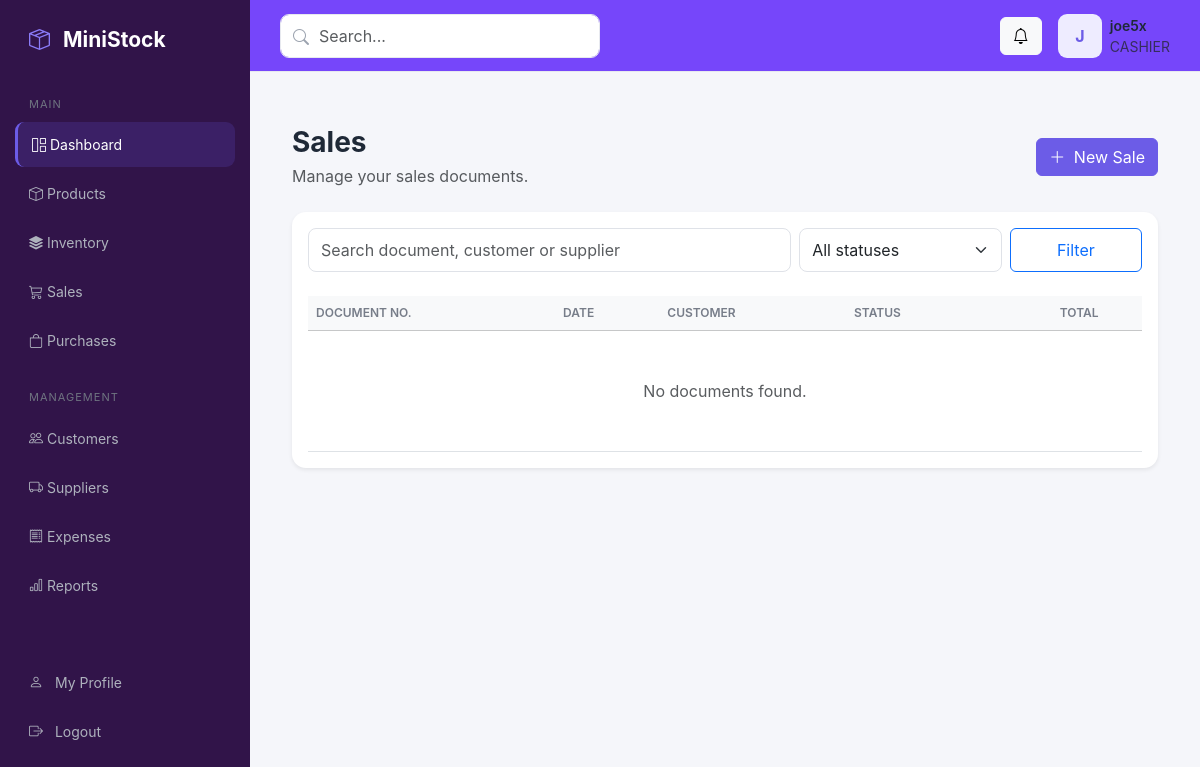
The app's page /documents/sales/ (signed in), older data.
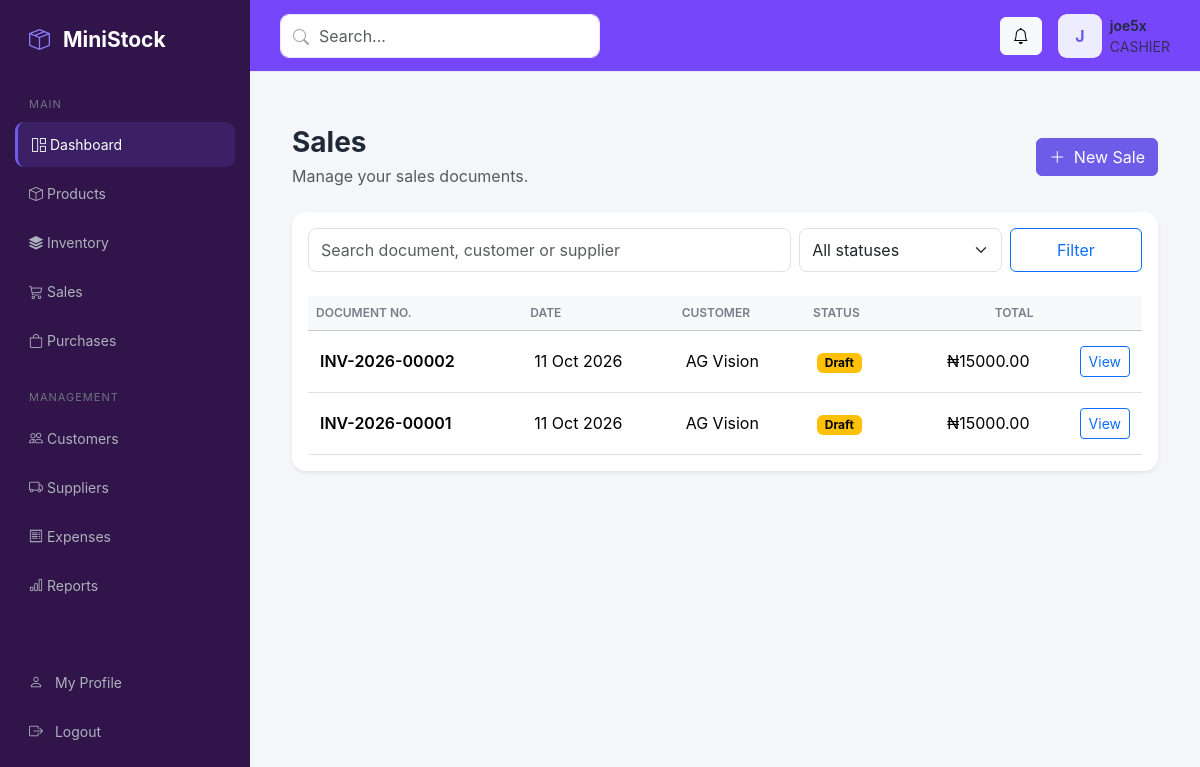
The same page, newer data.
### accounts/models.py (models this page shows, shortened)
class User(AbstractUser):
    class Role(models.TextChoices):
        ADMIN = "ADMIN", "Administrator"
        MANAGER = "MANAGER", "Manager"
        CASHIER = "CASHIER", "Cashier"
        STOREKEEPER = "STOREKEEPER", "Storekeeper"
    role = models.CharField(
        max_length=20,
        choices=Role.choices,
        default=Role.CASHIER,
    )
    phone = models.CharField(
        max_length=30,
        blank=True,
    )

### documents/models.py (models this page shows, shortened)
class OrderDocument(models.Model):
    class DocumentType(models.TextChoices):
        PURCHASE = "PURCHASE", "Purchase"
        SALE = "SALE", "Sales"
    class Status(models.TextChoices):
        DRAFT = "DRAFT", "Draft"
        COMPLETED = "COMPLETED", "Completed"
        CANCELLED = "CANCELLED", "Cancelled"
    doc_code = models.CharField(max_length=10)
    doc_year = models.CharField(max_length=4)
    doc_num = models.CharField(max_length=20)
    document_type = models.CharField(
        max_length=10,
        choices=DocumentType.choices,
        default=DocumentType.PURCHASE,
    )
    doc_date = models.DateField(default=timezone.localdate)
    status = models.CharField(
        max_length=20,
        choices=Status.choices,
        default=Status.DRAFT,
    )
    supplier = models.ForeignKey(
        "suppliers.Supplier",
        on_delete=models.PROTECT,
        related_name="order_documents",
        null=True,
        blank=True,
    )
    supplier_name = models.CharField(
        max_length=255,
        blank=True,
    )
    supplier_invoice = models.CharField(
        max_length=100,
        blank=True,
    )
    customer = models.ForeignKey(
        "customers.Customer",
        on_delete=models.PROTECT,
        related_name="order_documents",
        null=True,
        blank=True,
    )
    customer_name = models.CharField(
        max_length=255,
        blank=True,
    )
    currency = models.CharField(max_length=10, default="NGN", blank=True)
    credit_fercility = models.CharField(max_length=100, blank=True)
    address = models.TextField(blank=True)
    project = models.CharField(max_length=255, blank=True)
    subtotal = models.DecimalField(
        max_digits=14,
        decimal_places=2,
        default=Decimal("0.00"),
    )
    total_discount = models.DecimalField(
        max_digits=14,
        decimal_places=2,
        default=Decimal("0.00"),
    )
    tax = models.DecimalField(
        max_digits=14,
        decimal_places=2,
        default=Decimal("0.00"),
    )
    grand_total = models.DecimalField(
        max_digits=14,
        decimal_places=2,
        default=Decimal("0.00"),
    )
    created_by = models.ForeignKey(
        settings.AUTH_USER_MODEL,
        on_delete=models.PROTECT,
        related_name="order_documents",
        null=True,
        blank=True,
    )
    created_at = models.DateTimeField(auto_now_add=True)
    updated_at = models.DateTimeField(auto_now=True)
    class Meta:
        ordering = ["-created_at", "-pk"]
        constraints = [
            models.UniqueConstraint(
                fields=["doc_code", "doc_year", "doc_num"],
                name="unique_order_document_number",
            ),
        ]
    def __str__(self):
        return f"{self.doc_code}-{self.doc_year}-{self.doc_num}"

### customers/models.py (models this page shows, shortened)
class Customer(models.Model):
    name = models.CharField(max_length=200)
    phone = models.CharField(max_length=30, blank=True)
    email = models.EmailField(blank=True)
    address = models.TextField(blank=True)
    opening_balance = models.DecimalField(
        max_digits=12,
        decimal_places=2,
        default=0,
    )
    credit_limit = models.DecimalField(
        max_digits=12,
        decimal_places=2,
        default=0,
    )
    is_active = models.BooleanField(default=True)
    created_at = models.DateTimeField(auto_now_add=True)
    updated_at = models.DateTimeField(auto_now=True)
    class Meta:
        ordering = ["name"]

### documents/views.py (the view, shortened to what this page needs)
@login_required
def document_list(request, document_type):
    doc_type = _get_document_type(document_type)
    documents = OrderDocument.objects.filter(document_type=doc_type)
    query = request.GET.get("q", "").strip()
    status = request.GET.get("status", "")
    if status:
        documents = documents.filter(status=status)
    page_obj = Paginator(documents, 10).get_page(
        request.GET.get("page")
    )
    return render(request, "documents/document_list.html", {
        "documents": page_obj.object_list,
        "page_obj": page_obj,
        "document_type": document_type,
        "document_label": "Purchases" if document_type == "purchase" else "Sales",
        "query": query,
        "status": status,
        "status_choices": OrderDocument.Status.choices,
    })

### documents/views.py (called while the page is built)
def _get_document_type(value):
    if value == "purchase":
        return OrderDocument.DocumentType.PURCHASE
    if value == "sale":
        return OrderDocument.DocumentType.SALE
    raise Http404("Unknown document type.")

### templates/documents/document_list.html (shortened to what this page needs)
{% extends "base.html" %}
{% block content %}
<div class="container-fluid py-4">
    <div class="d-flex justify-content-between align-items-center flex-wrap gap-3 mb-4">
        <div>
            <h3 class="fw-bold mb-1">{{ document_label }}</h3>
            <p class="text-muted mb-0">Manage your {{ document_label|lower }} documents.</p>
        </div>
        {% if document_type == "purchase" %}
        <a href="{% url 'documents:purchase_create' %}" class="btn btn-primary">
            <i class="bi bi-plus-lg me-1"></i> New Purchase
        </a>
        {% else %}
        <a href="{% url 'documents:sale_create' %}" class="btn btn-primary">
            <i class="bi bi-plus-lg me-1"></i> New Sale
        </a>
        {% endif %}
    </div>
    <div class="card border-0 shadow-sm">
        <div class="card-body">
            <form method="get" class="row g-2 mb-4">
                <div class="col-md-7">
                    <input type="search" name="q" value="{{ query }}"
                           class="form-control"
                           placeholder="Search document, customer or supplier">
                </div>
                <div class="col-md-3">
                    <select name="status" class="form-select">
                        <option value="">All statuses</option>
                    </select>
                </div>
                <div class="col-md-2 d-grid">
                    <button class="btn btn-outline-primary">Filter</button>
                </div>
            </form>
            <div class="table-responsive">
                <table class="table table-hover align-middle">
                    <thead class="table-light">
                        <tr>
                            <th>Document No.</th>
                            <th>Date</th>
                            <th>{% if document_type == "purchase" %}Supplier{% else %}Customer{% endif %}</th>
                            <th>Status</th>
                            <th class="text-end">Total</th>
                            <th></th>
                        </tr>
                    </thead>
                    <tbody>
                        {% for document in documents %}
                        <tr>
                            <td class="fw-semibold">{{ document }}</td>
                            <td>{{ document.doc_date|date:"d M Y" }}</td>
                            <td>
                                {% if document_type == "purchase" %}
                                    {{ document.supplier.name|default:document.supplier_name|default:"—" }}
                                {% else %}
                                    {{ document.customer.name|default:document.customer_name|default:"Walk-in customer" }}
                                {% endif %}
                            </td>
                            <td>
                                {% if document.status == "COMPLETED" %}
                                <span class="badge text-bg-success">Completed</span>
                                {% elif document.status == "CANCELLED" %}
                                <span class="badge text-bg-danger">Cancelled</span>
                                {% else %}
                                <span class="badge text-bg-warning">Draft</span>
                                {% endif %}
                            </td>
                            <td class="text-end">₦{{ document.grand_total|floatformat:2 }}</td>
                            <td class="text-end">
                                <a href="{% url 'documents:document_detail' document.pk %}"
                                   class="btn btn-sm btn-outline-primary">View</a>
                            </td>
                        </tr>
                        {% empty %}
                        <tr>
                            <td colspan="6" class="text-center py-5 text-muted">
                                No documents found.
                            </td>
                        </tr>
                        {% endfor %}
                    </tbody>
                </table>
            </div>
        </div>
    </div>
</div>
{% endblock %}

### templates/base.html (shortened to what this page needs)
{% load static %}
<!DOCTYPE html>
<html lang="en">
<head>
    <link
        href="https://cdn.jsdelivr.net/npm/bootstrap@5.3.3/dist/css/bootstrap.min.css"
        rel="stylesheet"
    >
    <link
        href="https://cdn.jsdelivr.net/npm/bootstrap-icons@1.11.3/font/bootstrap-icons.css"
        rel="stylesheet"
    >
</head>
<body>
<aside class="sidebar">
    <div class="brand">
        <i class="bi bi-box-seam"></i>
        <span>MiniStock</span>
    </div>
    <div class="nav-title">Main</div>
    <a href="{% url 'dashboard:dashboard_home' %}" class="nav-link active">
        <i class="bi bi-grid-1x2"></i>
        <span>Dashboard</span>
    </a>
    <a href="{% url 'products:product_list' %}" class="nav-link">
        <i class="bi bi-box"></i>
        <span>Products</span>
    </a>
    <a href="{% url 'inventory:movement_list' %}" class="nav-link">
        <i class="bi bi-stack"></i>
        <span>Inventory</span>
    </a>
    <a href="{% url 'sales:sale_list' %}" class="nav-link">
        <i class="bi bi-cart3"></i>
        <span>Sales</span>
    </a>
    <a href="{% url 'documents:purchase_list' %}" class="nav-link">
        <i class="bi bi-bag"></i>
        <span>Purchases</span>
    </a>
    <div class="nav-title mt-3">Management</div>
    <a href="{% url 'customers:customer_list' %}" class="nav-link">
        <i class="bi bi-people"></i>
        <span>Customers</span>
    </a>
    <a href="{% url 'suppliers:supplier_list' %}" class="nav-link">
        <i class="bi bi-truck"></i>
        <span>Suppliers</span>
    </a>
    <a href="#" class="nav-link">
        <i class="bi bi-receipt"></i>
        <span>Expenses</span>
    </a>
    <a href="#" class="nav-link">
        <i class="bi bi-bar-chart"></i>
        <span>Reports</span>
    </a>
    <div class="pt-5">
        <a href="{% url 'accounts:profile' %}"
        class="nav-link">
        <i class="bi bi-person me-2"></i>
        My Profile
    </a>
    <form method="post" action="{% url 'accounts:logout' %}">
    <button type="submit" class="nav-link">
        <i class="bi bi-box-arrow-right me-2"></i>
        Logout
    </button>
</form>
</div>
<div class="pt-5 nav-link"></div>
</aside>
<div class="main">
    <header class="topbar">
        <div class="search-box">
            <i class="bi bi-search"></i>
            <input
                type="text"
                class="form-control"
                placeholder="Search..."
            >
        </div>
        <div class="d-flex align-items-center gap-3">
            <button class="btn btn-light">
                <i class="bi bi-bell"></i>
            </button>
            <div class="d-flex align-items-center gap-2">
                <div class="avatar-placeholder">
                    {{ request.user.username|first|upper }}
                </div>
                <div class="d-none d-md-block">
                    <div class="fw-semibold small">
                        {{ request.user.get_full_name|default:request.user.username }}
                    </div>
                    <div class="text-muted small">
                        {{ request.user.role|default:"User" }}
                    </div>
                </div>
            </div>
        </div>
    </header>
    <main class="content">
        {% block content %}
        {% endblock %}
    </main>
</div>
</body>
</html>

### templates/base.html (style rules this page uses)
:root { --primary: #6c5ce7; --primary-dark: #5849c5; --sidebar: #311449; --background: #f5f6fa; --card: #ffffff; --text: #1f2937; --muted: #8a8f9c; --border: #e7e9ef; }
* { box-sizing: border-box; }
body { margin: 0; background: var(--background); color: var(--text); font-family: Inter, -apple-system, BlinkMacSystemFont, "Segoe UI", sans-serif; }
.sidebar { width: 250px; height: 100vh; position: fixed; left: 0; top: 0; background: var(--sidebar); color: white; padding: 24px 15px; z-index: 1000; }
.brand { font-size: 21px; font-weight: 700; padding: 0 14px 30px; }
.brand i { color: #8b7cf8; margin-right: 8px; }
.nav-title { color: #6f7480; font-size: 11px; text-transform: uppercase; letter-spacing: 1px; padding: 10px 14px; }
.sidebar .nav-link { color: #aeb2bd; padding: 12px 14px; border-radius: 9px; margin-bottom: 4px; font-size: 14px; }
.sidebar .nav-link i { width: 25px; }
.sidebar .nav-link:hover, .sidebar .nav-link.active { color: white; background: rgba(108, 92, 231, .18); }
.sidebar .nav-link.active { border-left: 3px solid var(--primary); }
.main { margin-left: 250px; min-height: 100vh; }
.topbar { height: 72px; background: rgb(118, 70, 250); border-bottom: 1px solid var(--border); display: flex; align-items: center; justify-content: space-between; padding: 0 30px; }
.search-box { width: 320px; position: relative; }
.search-box i { position: absolute; left: 13px; top: 11px; color: #9ca3af; }
.search-box input { padding-left: 38px; border: 1px solid var(--border); border-radius: 9px; height: 40px; }
.content { padding: 30px; }
.card { border: 1px solid var(--border); border-radius: 14px; box-shadow: 0 2px 10px rgba(0, 0, 0, .025); }
.btn-primary { background: var(--primary); border-color: var(--primary); }
.table { margin-bottom: 0; }
.table th { color: #777d89; font-size: 12px; font-weight: 600; text-transform: uppercase; white-space: nowrap; }
.table td { vertical-align: middle; padding: 15px 12px; }
.avatar-placeholder { width: 44px; height: 44px; border-radius: 9px; background: #eeecff; color: var(--primary); display: flex; align-items: center; justify-content: center; font-weight: 700; }
.form-control, .form-select { min-height: 44px; border-color: #dfe2e8; border-radius: 8px; }

Row changes from the older to the newer data that the page shows:
added OrderDocument: doc_code+doc_year+doc_num "INV-2026-00002", doc_date "11 Oct 2026", customer.name "AG Vision", status "Draft", grand_total "15000.00"
added OrderDocument: doc_code+doc_year+doc_num "INV-2026-00001", doc_date "11 Oct 2026", customer.name "AG Vision", status "Draft", grand_total "15000.00"
Text that changed along with them:
text no longer shown: "No documents found."
